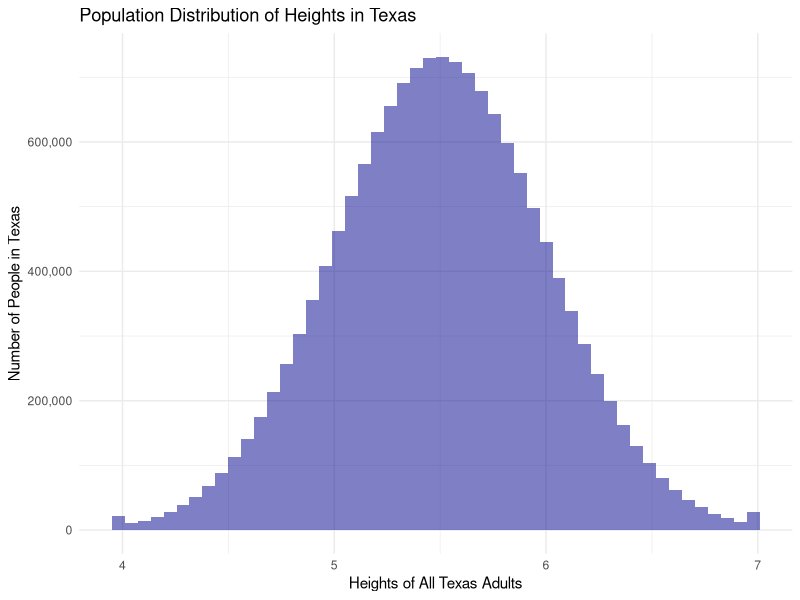
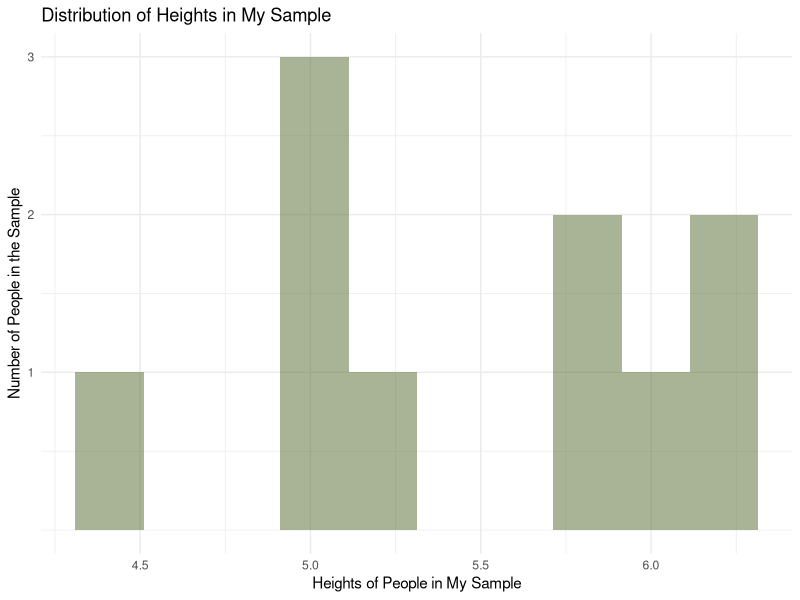
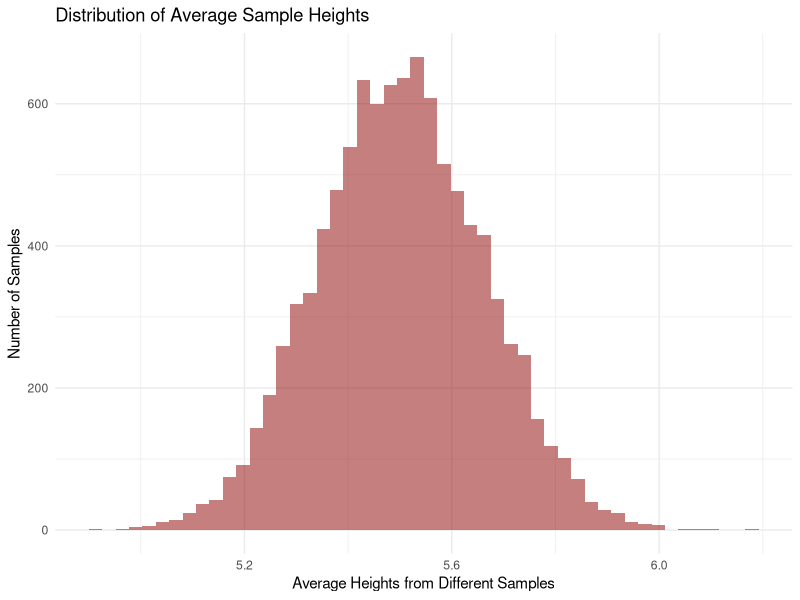

Write R code to recreate these figures, in order.
## ---- chunk 1
library(tidyverse)
library(knitr)
## ---- chunk 2
options(scipen = 10000)
set.seed(04302021)

# i am setting min 4 and max 7
heights <- tibble(heights = pmax(4, pmin(7, rnorm(n = 15000000, mean = 5.5, sd = .5))))

ggplot(heights, aes(x = heights)) +
  geom_histogram(alpha = 0.5, 
                 bins = 50, 
                 fill = "blue4") +
  scale_y_continuous(labels = scales::comma) +
  labs(x = "Heights of All Texas Adults", 
       y = "Number of People in Texas",
       title = "Population Distribution of Heights in Texas") +
  theme_minimal()
## ---- chunk 3
set.seed(05012021)
sample_1 <- tibble(heights = sample(heights$heights, size = 10))

ggplot(sample_1, aes(x = heights)) +
  geom_histogram(alpha = 0.5, 
                 bins = 10, 
                 fill = "darkolivegreen") +
  scale_y_continuous(breaks = seq(1, 3, 1)) +
  labs(x = "Heights of People in My Sample", 
       y = "Number of People in the Sample",
       title = "Distribution of Heights in My Sample") +
  theme_minimal()
## ---- chunk 4
calculate_ci <- function(m, sd, n = 10){
  
  se <- sd / sqrt(n)
  ci <-  m + c(-1, 1) * 1.96 * se
  
  tibble(mean = m,
         ci_l = ci[1],
         ci_u = ci[2])
  
}

m_s1 <- mean(sample_1$heights)
sd_s1 <- sd(sample_1$heights) 

calculate_ci(m = m_s1, sd = sd_s1) %>%
  kable(digits = 3) 
## ---- chunk 5
set.seed(05022021)
sample_2 <- tibble(heights = sample(heights$heights, size = 10))

m_s2 <- mean(sample_2$heights)
sd_s2 <- sd(sample_2$heights) 

calculate_ci(m = m_s2, sd = sd_s2) %>%
  kable(digits = 3) 
## ---- chunk 6
tall_folx <- 
  heights %>%
  filter(heights > 6)

set.seed(05032021)

sample_3 <- tibble(heights = sample(tall_folx$heights, size = 10))

m_s3 <- mean(sample_3$heights)
sd_s3 <- sd(sample_3$heights) 

calculate_ci(m = m_s3, sd = sd_s3) %>%
  kable(digits = 3) 
## ---- chunk 7
set.seed(05042021)

samples_ci <- 
  map_dfr(1:10000, ~ {
    x <- sample(heights$heights, size = 10)
    m <- mean(x)
    sd <- sd(x)
    n <- 10
    tibble(mean = m,
           ci_l = m - 1.96 * sd/ sqrt(n),
           ci_u = m + 1.96 * sd/ sqrt(n))
  }) %>%
  bind_rows()

samples_ci %>%
  ggplot(aes(x = mean)) +
  geom_histogram(alpha = 0.5, 
                 bins = 50, 
                 fill = "dark red") +
  labs(x = "Average Heights from Different Samples", 
       y = "Number of Samples",
       title = "Distribution of Average Sample Heights") +
  theme_minimal()
## ---- chunk 8
samples_ci %>%
  filter(mean > 5.9) %>%
  tail(n = 5) %>%
  kable(digits = 3) 
## ---- chunk 9
samples_ci %>%
  filter(mean < 5) %>%
  tail(n = 5) %>%
  kable(digits = 3) 
## ---- chunk 10
samples_ci <- 
  samples_ci %>%
  mutate(captures = ifelse(5.5 < ci_u & 5.5 > ci_l, TRUE, FALSE)) 

samples_ci %>%
  summarize(prop = mean(captures),
            n = sum(captures)) %>%
  kable(digits = 3) 
## ---- chunk 11
set.seed(05052021)
small_s4 <- sample(heights$heights, size = 5)
m_s4 <- mean(small_s4)
sd_s4 <- sd(small_s4)
n_s4 <- length(small_s4)

set.seed(05062021)
large_s5 <- sample(heights$heights, size = 1000)
m_s5 <- mean(large_s5)
sd_s5 <- sd(large_s5)
n_s5 <- length(large_s5)

small <- calculate_ci(m = m_s4, sd = sd_s4, n = n_s4) %>%
  mutate(n = n_s4)

large <- calculate_ci(m = m_s5, sd = sd_s5, n = n_s5) %>%
  mutate(n = n_s5)

bind_rows(small, large) %>%
  mutate(width = ci_u - ci_l) %>%
  select(n, everything()) %>%
  kable(digits = 3)
